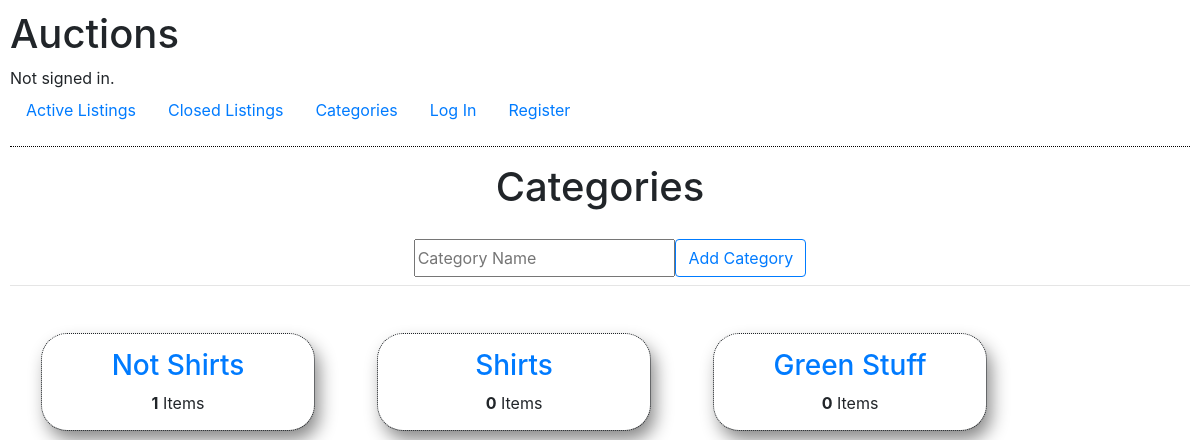
The page /categories on the database as committed earlier.
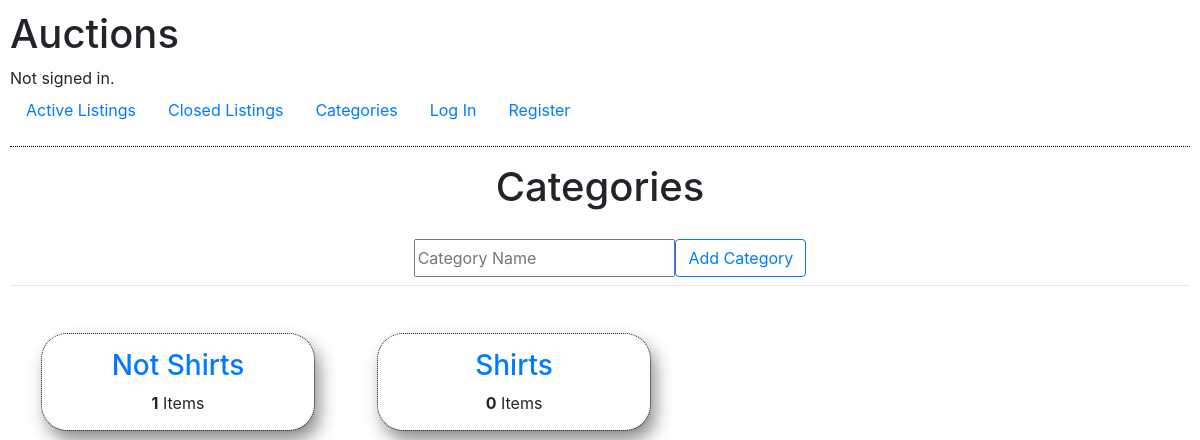
The same page on the database as committed later.
### auctions/models.py (models this page shows, shortened)
class Category(models.Model):
    name = models.CharField(max_length=64)
    listings = models.ManyToManyField(Listing, blank=True)

### auctions/views.py (the view)
# urls.py: path("categories", views.categories, name="categories"),
def categories(request):
    return render(request, "auctions/categories.html", {
        "categories": Category.objects.all()
    })

### auctions/templates/auctions/categories.html (shortened to what this page needs)
{% extends "auctions/layout.html" %}
{% block body %}
    <h1 style="text-align:center;">Categories</h1>
    <div style="width:100vw; display:flex; align-items:center; justify-content:center;">
        <form action="{% url 'new_category' %}" method="post" style="margin-top:20px;">
            <div style="display:grid; grid-template-columns:2fr 1fr; grid-gap:0px; height:30px;">
                <div style="grid-child">
                    <input type="text" name="name" placeholder="Category Name" style="height:100%; width:100%;">
                </div>
                <div style="grid-child">
                    <button class="btn btn-outline-primary"
                            type="submit">
                        Add Category
                    </button>
                </div>
            </div>
        </form>
    </div>
    <hr>
    <div style="display:flex; align-items:center;">
        {% for category in categories %}
            <div style="margin:2rem; outline: 1px dotted; border-radius:25px;
                    box-shadow: 5px 10px 18px #888888; padding:15px; width:17rem; height: 6rem;">
                <h3 style="text-align:center;">
                    <a href="/categories/{{ category.id }}">
                        {{ category.name }}
                    </a>
                </h3>
                <p style="text-align:center;"><strong>{{ category.listings.count }}</strong> Items</p>
            </div>
        {% empty %}
            <p>No categories found.</p>
        {% endfor %}
        </div>
{% endblock %}

Rows that differ between the two databases and show on the page:
removed Category: name "Green Stuff", listings.count "0"
